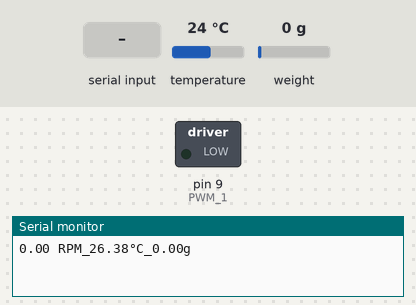
This sketch was run on a simulated Arduino Uno, built with avr-gcc and run on an emulated ATmega328P. Shown: switched loads named in the sketch (green lamp = pin HIGH), the last lines printed to the serial monitor. Inputs (shaded band) come from the test bench; at power-on: weight on the scale 0 g, temperature 24 °C.

Above: at 3.7 s.
3.8 s: "v90\n" received over Serial
At 7.0 s:
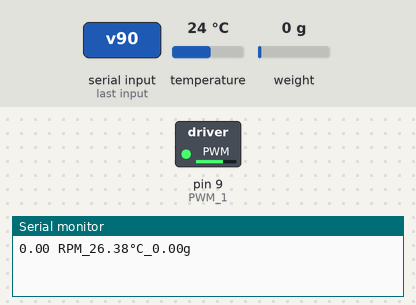
7.8 s: weight on the scale set to 75 g
9.3 s: weight on the scale set to 94 g
At 10.9 s:
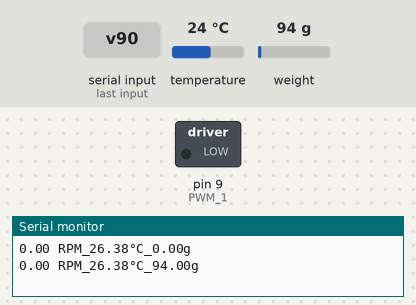
Timing chart, 0 to 12.4 s (numbered marks = the images above; inputs shaded):
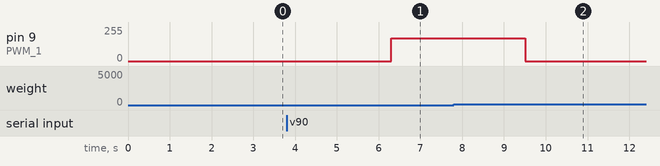

Measured:
- the behaviour switches between 84 and 85 g on weight on the scale (found by bisection; images 1 and 2)
- after the input at 3.8 s, pin 9 (PWM_1): 0/255 → 170/255 after 2.5 s
- after the input at 7.8 s, every drawn part: stays the same
- after the input at 9.3 s, pin 9 (PWM_1): 170/255 → 0/255 after 0.21 s

The sketch:

CodigoFinal_Grupo9.ino
```cpp
/*
Proyecto final Instrumentación electrónica.
El código permite dosificar, pesar, medir la temperatura y mezclar.

Comandos desde consola de Arduino:
- Si quiere mezclar ingrese el valor de la velocidad al que desea mezclar (vel= )
- Si quiere dosificar ingrese el valor de ml que desea (v= )

Autores:
Juan Manuel Silva
Sara Angarita
Federico De Angulo
Federico Berbesi

Mayo 26 del 2023

*/

//// Librerias ////
#include <Wire.h>
#include <OneWire.h>
#include <DallasTemperature.h>
#include "HX711.h"
//#include <SoftwareSerial.h>

//// Constantes simbolicas ////
#define DT_Balanza  A1                                      // Pin módulo HX711 DT
#define SCK_Balanza  A0                                     // Pin módulo HX711 SCK
#define PWM_1  9                                            // Pin bomba de agua
#define PWM_2  10                                           // Pin bomba de agua
#define StepPin 4                                           // Pin motor paso a paso
#define Encoder_pin 8                                       // Pin de conexión del encoder
#define PulsosRotacion 20                                   // Valor de pulsos de rotación del encoder


////  Pines ////
const int pinDatosDQ = 2;                                   // Pin de conexión con el sensor DS18B20

//// Declaración de objetos ////
OneWire oneWireObjeto(pinDatosDQ);                          // Creación del objeto OneWire del sensor DS18B20
DallasTemperature sensorDS18B20(&oneWireObjeto);            // Creación de la instancia DallasTemperature del sensor DS18B20
HX711 balanza(DT_Balanza, SCK_Balanza);                     // Creación del objeto HX711 de la balanza
//SoftwareSerial miBT(11,12);

/////  Declaración de variables /////

String estado;
String estado2 = "";

float escala_balanza = 1087;                               // Valor de calibración de la balanza
float a;                                                   // Primera medición de la balanza
float b;                                                   // Segunda medición de la balanza


int Densidad = 1;                                          // Valor de la densidad del agua
int v = 0;                                                 // Volumen deseado
int OnOff = 1;                                             // Switch On/Off para la bomba  (1 = On | 0 = Off)
float pesoRecipiente = 0;
float pesoLiquido = 0;


int Encoder = 0;                                           // Valor del Output del encoder
int Estado = 1;                                            // Estado actual del codificador para reconocer los cambios de pulso
int Pulsos = 0;                                            // Contador de pulsos en el motor paso a paso
int previousV = 0;
int previousVel = 0;

unsigned int t=0;                                          // Tiempo del motor paso a paso
unsigned int vel=0;                                        // Rango: 980 - 9800 que corresponde a 150 - 15 RPMs aprox.
unsigned long InitialTime = 0;                             // Variable que almacena el tiempo inicial
unsigned long FinalTime;                                   // Variable que almacena el tiempo final
float RPMs = 0;                                                // Inicializar variable de RPMs

String inputString;                                        // Variable para almacenar la cadena de entrada


///// Banderas /////
bool recibeVel = false;                                   // Bandera de que se recibio una entrada para mezclar
bool recibeAgua = false;                                  // Bandera de que se recibio una entrada para dosificar
bool printed = false;                                     // Bandera para imprimir


///// Timers /////
float tiempoAnterior = 0;
float tiempoInicial;


int valor = 0;

void setup() {

    Serial.begin(9600);                                 // Velocidad de comunicación


    // Balanza
    balanza.tare(25);
    balanza.set_scale(escala_balanza);

    // Motor paso a paso
    pinMode( StepPin , OUTPUT);                           // Inicializar pines del motor paso a paso
    pinMode( Encoder_pin , INPUT);                        // Inicializar pines del motor paso a paso

    // Sensor de temperatura
    sensorDS18B20.begin();                                // Incializar sensor de temperatura DS18B20
    const uint8_t resol=9;                                // Resolución del sensor de temperatura DS18B20
    sensorDS18B20.setResolution(resol);                   // Configurar la resolución deseada en el sensor de temperatura DS18B20
    sensorDS18B20.setWaitForConversion(false);            // Desactivar la espera de conversión

    //tiempoInicial = millis();

}


void loop() {


  float tiempoActual = millis();                         // Obtener el tiempo actual desde que se inicio el programa
  if (tiempoActual - tiempoAnterior >= 3000) {

      tiempoAnterior = tiempoActual;                     // Actualizar el tiempo anterior


      sensorDS18B20.requestTemperatures();               // Lectura de la temperatura del sensor DS18B20

      Serial.print(RPMs);
      Serial.print(" RPM");   // Imprimir la Variable de los RPM del motor paso a paso
      Serial.print("_");

      Serial.print(sensorDS18B20.getTempCByIndex(0)*1.0091+2.1588);    // Obtener la lectura e imprimir los datos del sensor DS18B20
      Serial.print("°C");
      Serial.print("_");


      Serial.print(balanza.get_units(1));             // Leer e imprimir los valores de la pesa
      Serial.println("g");


    }


///////// Ingresar información desde Serial ///////

  if (Serial.available()) {                      // Inicia comunicación con el módulo Bluetooth HC-05

      inputString = Serial.readString();
      char seleccionador = inputString.charAt(0);
      valor = inputString.substring(1).toInt();

      if(seleccionador=='b'){                     // Comando desde la aplicación cuando se oprime el botón de emergencia
        recibeAgua=false;
        recibeVel= false;
        t = 0;
      }

      if (seleccionador == 'v') {                 // Comando desde la aplicación cuando se recibe el valor de dosificación

        v = valor;

        if (v != 0) {
          recibeAgua = true;
        }

        Dosificar(v);
      }

      if (seleccionador == 's') {                // Comando desde la aplicación cuando se recibe el valor de mezclar

        vel = valor;

        if (vel == 0){
          t = 0;
        }

        else if (vel<97){
          recibeVel = true;
          t = 140379*(1/pow(vel,0.989));
        }

        else if (vel<140){
          recibeVel = true;
          t = 140379*(1/pow(vel,0.99));
        }

        else {
          recibeVel = true;
          t = 140350*(1/pow(vel,0.99));
        }
      }


  }

    if (recibeVel == true){
    Mezclar(t);
    }

}

///////// Función de dosificar /////////

void Dosificar(int v){

  if (recibeAgua == true){                        // Si se recibe por el serial la cantidad a dosificar se activa la función
      pesoLiquido = balanza.get_units(15);        // Promedio de la medición de la balanza entre 15 tomas
      while ((v / Densidad) - 5> pesoLiquido){
        analogWrite(PWM_1, 170);

        a = balanza.get_units(1);                  // Primera medición de la balanza
        b = balanza.get_units(1);                  // Segunda medición de la balanza

        pesoLiquido = min (a,b);
      }

      if ((v / Densidad)*0.8 < pesoLiquido){        // Si el valor que se desea es menor al peso que se toma de la balanza ejecute

        OnOff = 0;                                // Apagar la bomba

        analogWrite(PWM_1, 0);


      }
  }

}


////// Función de mezclar //////

void Mezclar(int t){

    digitalWrite(StepPin, HIGH);                    // Activar el motor paso a paso
    delayMicroseconds(t);                           // Delay de espera
    digitalWrite(StepPin, LOW);                     // Desactivar el motor paso a paso
    delayMicroseconds(t);                           // Delay de espera

    Encoder = digitalRead(Encoder_pin);             // Lectura del encoder

    if(Encoder == LOW && Estado == 1){

      Estado = 0;

    }

    if(Encoder == HIGH && Estado == 0){
      Pulsos++;                                      // Se suma al contador de pulsos
      Estado = 1;

    }

    if(Pulsos == PulsosRotacion){

      FinalTime = millis();
      RPMs = 60000/(FinalTime - InitialTime);      // Calculo de la velocidad de los RPMs
      Pulsos = 0;                                  // Contador pulsos
      InitialTime = FinalTime;                     // Se vuelve a inicalizar la variable de tiempo inicial con el valor actual del tiempo final

    }

    if (t < 0){                                    // Si el t es menor a 0 parar de mezclar
      t = 0;
    }

}
```
